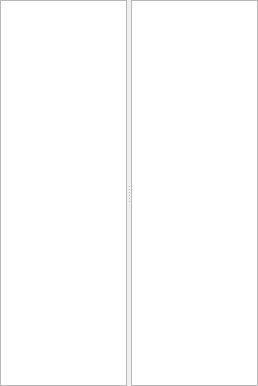
<?xml version="1.0" encoding="UTF-8"?>
<ui version="4.0">
 <class>resultsForm</class>
 <widget class="QWidget" name="resultsForm">
  <property name="geometry">
   <rect>
    <x>0</x>
    <y>0</y>
    <width>258</width>
    <height>386</height>
   </rect>
  </property>
  <layout class="QVBoxLayout" name="resultsLayout">
   <property name="spacing">
    <number>0</number>
   </property>
   <property name="margin">
    <number>0</number>
   </property>
   <item>
    <widget class="QSplitter" name="resultsSplitter">
     <property name="orientation">
      <enum>Qt::Horizontal</enum>
     </property>
     <widget class="QTreeWidget" name="resultsTreeWidget">
      <property name="tabKeyNavigation">
       <bool>true</bool>
      </property>
      <property name="verticalScrollMode">
       <enum>QAbstractItemView::ScrollPerPixel</enum>
      </property>
      <property name="allColumnsShowFocus">
       <bool>true</bool>
      </property>
      <property name="wordWrap">
       <bool>true</bool>
      </property>
      <property name="headerHidden">
       <bool>true</bool>
      </property>
      <column>
       <property name="text">
        <string notr="true">1</string>
       </property>
      </column>
     </widget>
     <widget class="QWidget" name="verticalLayoutWidget_3">
      <layout class="QVBoxLayout" name="versionsLayout">
       <item>
        <widget class="QTreeWidget" name="resultsVersionsTreeWidget">
         <property name="tabKeyNavigation">
          <bool>true</bool>
         </property>
         <property name="verticalScrollMode">
          <enum>QAbstractItemView::ScrollPerPixel</enum>
         </property>
         <property name="rootIsDecorated">
          <bool>false</bool>
         </property>
         <property name="allColumnsShowFocus">
          <bool>true</bool>
         </property>
         <property name="wordWrap">
          <bool>true</bool>
         </property>
         <property name="headerHidden">
          <bool>true</bool>
         </property>
         <column>
          <property name="text">
           <string notr="true">1</string>
          </property>
         </column>
        </widget>
       </item>
      </layout>
     </widget>
    </widget>
   </item>
  </layout>
 </widget>
 <resources/>
 <connections/>
</ui>
